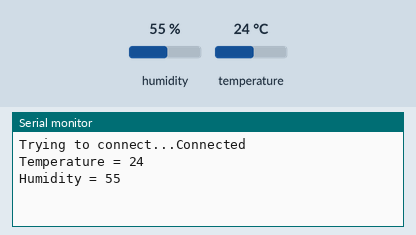
Bench run of a sketch on a simulated Arduino Uno, built with avr-gcc and run on an emulated ATmega328P. Parts: the last lines printed to the serial monitor. The inputs (shaded band) are chosen by the test bench; at power-on: humidity 55 %, temperature 24 °C. No MQTT or app messages arrive unless stated.

Above: at 1.2 s.
1.3 s: humidity set to 22 %
At 5.9 s:
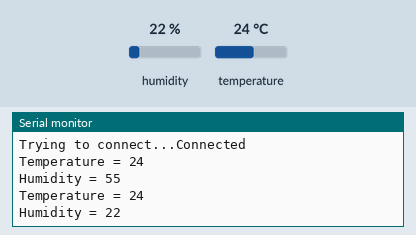
7.3 s: temperature set to 12 °C
At 10.6 s:
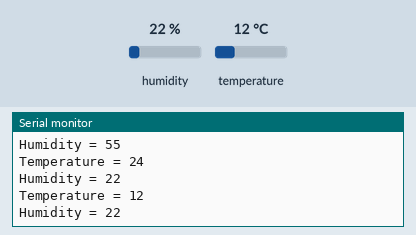
13.3 s: humidity set to 40 %
At 16.5 s:
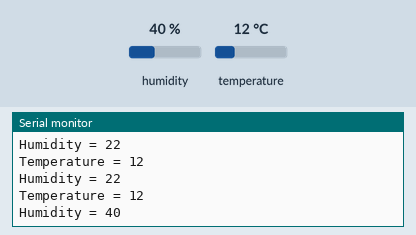
Timing chart, 0 to 18.0 s (numbered marks = the images above; inputs shaded):
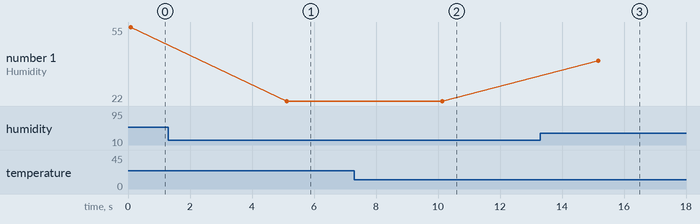

The sketch:

TempHumidSensor.ino
```cpp
#include <PubSubClient.h>
#include <Ethernet.h>
#include <SPI.h>
#include <dht.h>
#include <stdlib.h>

dht DHT;

#define DHT11_PIN 7

byte mac[] = {0xDE, 0xED, 0xBA, 0xFE, 0xFE, 0xEF };
byte ip[] = { 192, 168, 1, 6 };
byte localserver[] = { 192, 168, 1, 2 };

const char clientID[12] = "temperature";
const char topicName[18] = "home/bedroom/temp";

EthernetClient ethClient;
PubSubClient client(localserver, 1883, callback, ethClient);

void callback(char* topic, byte* payload, unsigned int length) {

}

void setup() {
  Serial.begin(9600);
  Ethernet.begin(mac, ip);

  if (!client.connected()) {
    Serial. print("Trying to connect...");
    client.connect(clientID);
  }
  if (client.connected()) {
    Serial.print("Connected");
  }
}

void loop() {
  client.loop();
  int chk = DHT.read11(DHT11_PIN);
  char temperature[3];
  char humidity[3];
  char* temp = dtostrf(DHT.temperature, 2, 0, temperature);
  char* humid = dtostrf(DHT.humidity, 2, 0, humidity);
  Serial.print("\n");
  Serial.print("Temperature = ");
  Serial.println(temp);
  Serial.print("Humidity = ");
  Serial.println(humid);
  client.publish(topicName, temp);
//  client.publish(topicName, humid);
  delay(5000);
}
```

Measured:
- after the input at 1.3 s, the serial monitor: prints a new line after 3.8 s (image 1)
- after the input at 7.3 s, the serial monitor: prints a new line after 2.8 s (image 2)
- after the input at 13.3 s, the serial monitor: prints a new line after 1.9 s (image 3)
- plotted number 1: 55 → 22 after the input at 1.3 s, 22 → 40 after the input at 13.3 s
